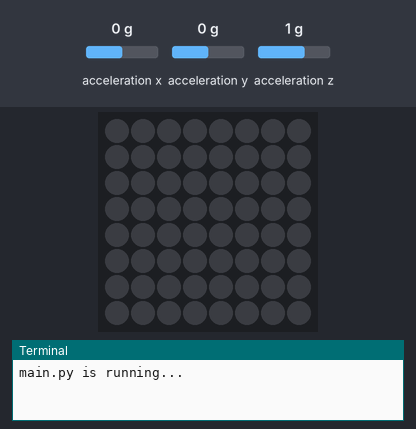
Simulated run of this program. Board: Raspberry Pi (BCM pin numbers) with a Sense HAT. On the bench: the Sense HAT's 8×8 RGB LED matrix, the last lines printed to the terminal. The inputs (shaded band) are chosen by the test bench; at power-on: acceleration x 0 g, acceleration y 0 g, acceleration z 1 g. Files the program writes start out absent; the clock reads 2024-03-15 10:24:30 at power-on unless the program sets it.

Above: at 1.2 s.
1.3 s: acceleration x set to -3.4 g
At 2.5 s:
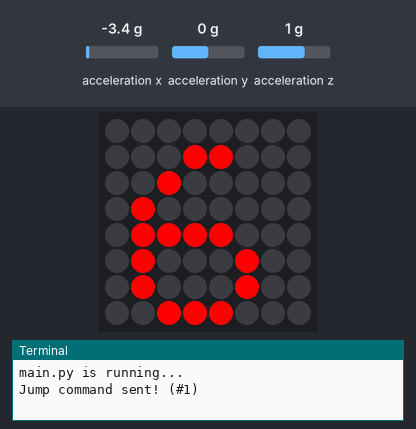
2.8 s: acceleration x set to 0.2 g
At 3.8 s:
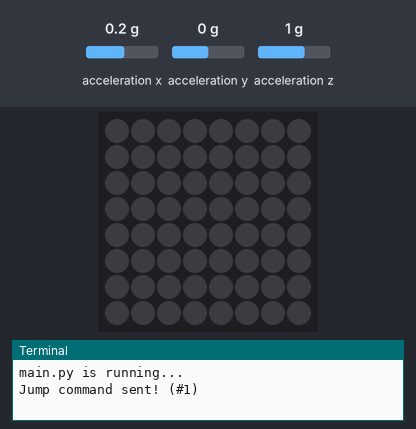
4.3 s: acceleration x set to 1.6 g
At 5.0 s:
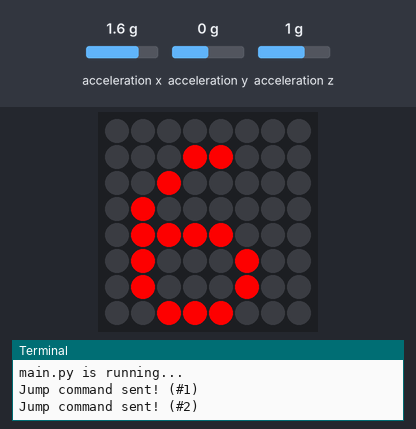
Timing chart, 0 to 7.3 s (numbered marks = the images above; inputs shaded):
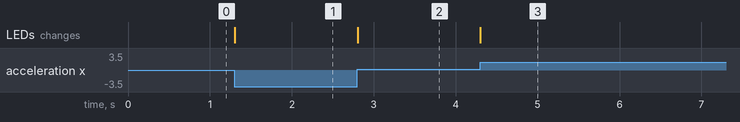

Measured:
- after the input at 1.3 s, the LEDs: change at once (image 1)
- after the input at 2.8 s, the LEDs: change at once (image 2)
- after the input at 4.3 s, the LEDs: change at once (image 3)

The program:

main.py
```python
import json
import time
from pathlib import Path
from sense_hat import SenseHat

# You'll need to install this: pip install keyboard
#import keyboard

class FlappyBirdController:
    def __init__(self):
        self.json_file = Path("data.json")
        self.running = False
        self.jump_count = 0
        self.time_of_last_jump = 0
        self.sense = SenseHat()
        self.sense.stick.direction_down = self.j_jump
        self.sense.stick.direction_up = self.j_jump
        self.sense.stick.direction_middle = self.j_jump
        self.time = time.time()

    def j_jump(self):
        if self.running:
         if abs(self.time - time.time()) > 0.15:
          self.send_jump_command()
          self.time = time.time()

    def send_jump_command(self):
        self.jump_count += 1
        command = {
            "jump": True,
            "timestamp": time.time(),
            "jump_id": self.jump_count
        }

        try:
            with open(self.json_file, 'w') as f:
                json.dump(command, f, indent=2)
            print(f"Jump command sent! (#{self.jump_count})")
        except Exception as e:
            print(f"Error: {e}")

    def device_listener(self):
        shaken = False
        while self.running:
            try:
                if self.is_shaken(): #keyboard.is_pressed('space'):
                    if not shaken:
                        self.send_jump_command()
                        shaken = True
                #elif keyboard.is_pressed('q'):
                #    self.running = False
                #    break
                else:
                    shaken = False
            except Exception as e:
                print(f"Error: {e}")
                break

    def start(self):
        self.running = True

        # Initialize the JSON file
        initial_command = {
            "jump": False,
            "timestamp": 0,
            "jump_id": 0
        }

        try:
            with open(self.json_file, 'w') as f:
                json.dump(initial_command, f, indent=2)
        except Exception as e:
            print(f"Error: {e}")
            return

        try:
            self.device_listener()
        except ImportError:
            print("Make sure to pip install keyboard!")
        except Exception as e:
            print(f"Error: {e}")
            return

    def stop(self):
        """Stop the controller"""
        self.running = False

    def is_shaken(self):
        red = (255, 0, 0)
        green = (0, 255, 0)
        acceleration = self.sense.get_accelerometer_raw()
        x = acceleration['x']
        y = acceleration['y']
        z = acceleration['z']

        x = abs(x)
        y = abs(y)
        z = abs(z)

        if x > 1.5 or y > 1.5 or z > 1.5:
            self.sense.show_letter('6', red)
            return True;
        self.sense.clear()
        return False;

def main():
    print("main.py is running...")
    controller = FlappyBirdController()
    controller.start()

if __name__ == "__main__":
    main()
```
